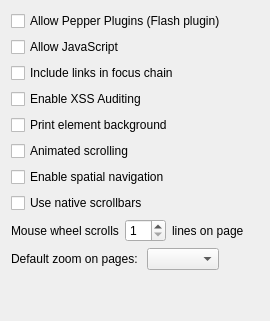
             <widget class="QWidget" name="tab">
              <attribute name="title">
               <string>Web Configuration</string>
              </attribute>
              <layout class="QGridLayout" name="gridLayout_18">
               <item row="0" column="0">
                <layout class="QVBoxLayout" name="verticalLayout">
                 <item>
                  <widget class="QCheckBox" name="allowPlugins">
                   <property name="text">
                    <string>Allow Pepper Plugins (Flash plugin)</string>
                   </property>
                  </widget>
                 </item>
                 <item>
                  <widget class="QCheckBox" name="allowJavaScript">
                   <property name="text">
                    <string>Allow JavaScript</string>
                   </property>
                  </widget>
                 </item>
                 <item>
                  <widget class="QCheckBox" name="linksInFocusChain">
                   <property name="text">
                    <string>Include links in focus chain</string>
                   </property>
                  </widget>
                 </item>
                 <item>
                  <widget class="QCheckBox" name="xssAuditing">
                   <property name="text">
                    <string extracomment="try to detect possible XSS attacks when executing javascript">Enable XSS Auditing</string>
                   </property>
                  </widget>
                 </item>
                 <item>
                  <widget class="QCheckBox" name="printEBackground">
                   <property name="text">
                    <string extracomment="when you are printing page (on printer), it determine whether to also print background (color, image) of html elements">Print element background</string>
                   </property>
                  </widget>
                 </item>
                 <item>
                  <widget class="QCheckBox" name="animateScrolling">
                   <property name="text">
                    <string>Animated scrolling</string>
                   </property>
                  </widget>
                 </item>
                 <item>
                  <widget class="QCheckBox" name="spatialNavigation">
                   <property name="text">
                    <string>Enable spatial navigation</string>
                   </property>
                  </widget>
                 </item>
                 <item>
                  <widget class="QCheckBox" name="useNativeScrollbars">
                   <property name="text">
                    <string>Use native scrollbars</string>
                   </property>
                  </widget>
                 </item>
                </layout>
               </item>
               <item row="2" column="0">
                <layout class="QHBoxLayout" name="horizontalLayout_11">
                 <item>
                  <widget class="QLabel" name="label_14">
                   <property name="sizePolicy">
                    <sizepolicy hsizetype="Fixed" vsizetype="Preferred">
                     <horstretch>0</horstretch>
                     <verstretch>0</verstretch>
                    </sizepolicy>
                   </property>
                   <property name="text">
                    <string>Mouse wheel scrolls</string>
                   </property>
                  </widget>
                 </item>
                 <item>
                  <widget class="QSpinBox" name="wheelScroll">
                   <property name="sizePolicy">
                    <sizepolicy hsizetype="Fixed" vsizetype="Fixed">
                     <horstretch>0</horstretch>
                     <verstretch>0</verstretch>
                    </sizepolicy>
                   </property>
                   <property name="minimum">
                    <number>1</number>
                   </property>
                  </widget>
                 </item>
                 <item>
                  <widget class="QLabel" name="label_26">
                   <property name="text">
                    <string>lines on page</string>
                   </property>
                  </widget>
                 </item>
                </layout>
               </item>
               <item row="3" column="0">
                <layout class="QHBoxLayout" name="horizontalLayout_12">
                 <item>
                  <widget class="QLabel" name="label_44">
                   <property name="text">
                    <string>Default zoom on pages: </string>
                   </property>
                  </widget>
                 </item>
                 <item>
                  <widget class="QComboBox" name="defaultZoomLevel"/>
                 </item>
                 <item>
                  <spacer name="horizontalSpacer_12">
                   <property name="orientation">
                    <enum>Qt::Horizontal</enum>
                   </property>
                   <property name="sizeHint" stdset="0">
                    <size>
                     <width>40</width>
                     <height>20</height>
                    </size>
                   </property>
                  </spacer>
                 </item>
                </layout>
               </item>
               <item row="4" column="0">
                <spacer name="verticalSpacer_9">
                 <property name="orientation">
                  <enum>Qt::Vertical</enum>
                 </property>
                 <property name="sizeHint" stdset="0">
                  <size>
                   <width>20</width>
                   <height>40</height>
                  </size>
                 </property>
                </spacer>
               </item>
              </layout>
             </widget>
